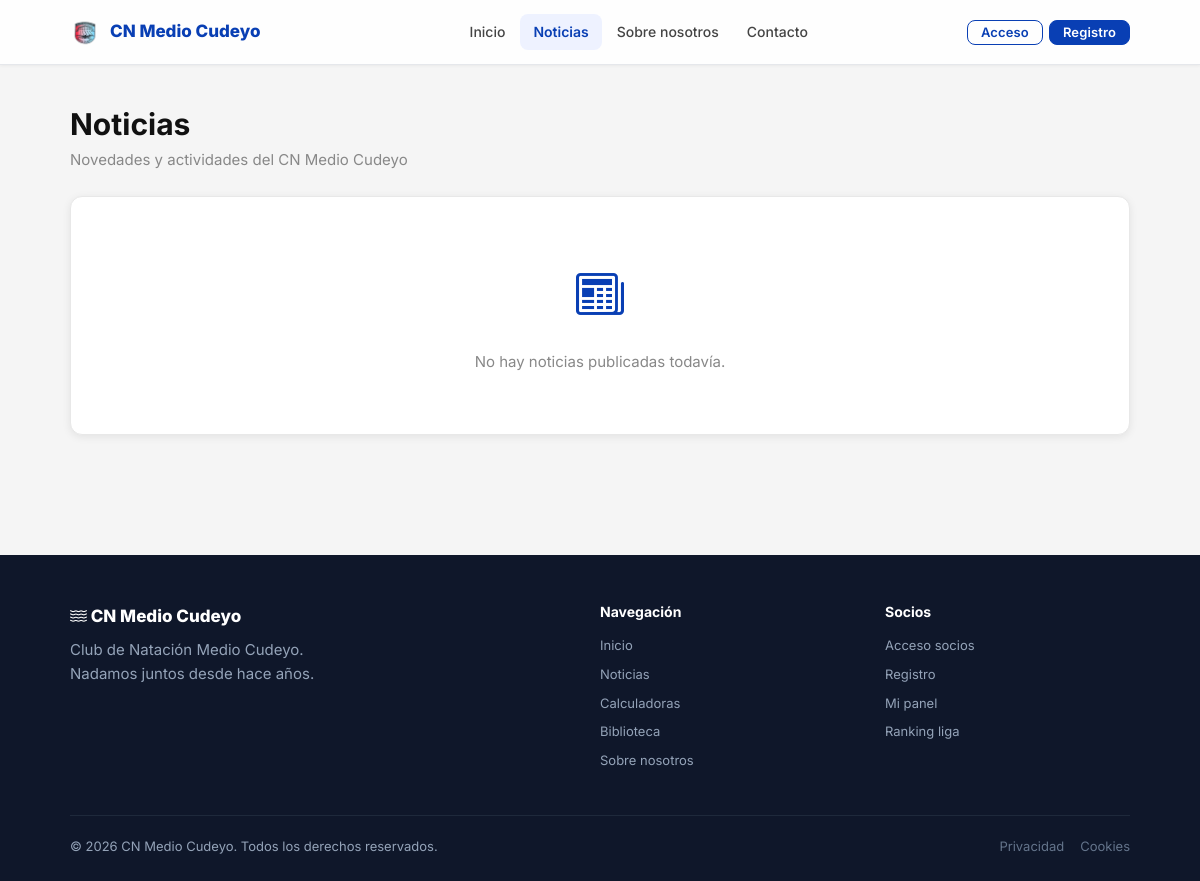
Before: /noticias/index.php with the older database file.
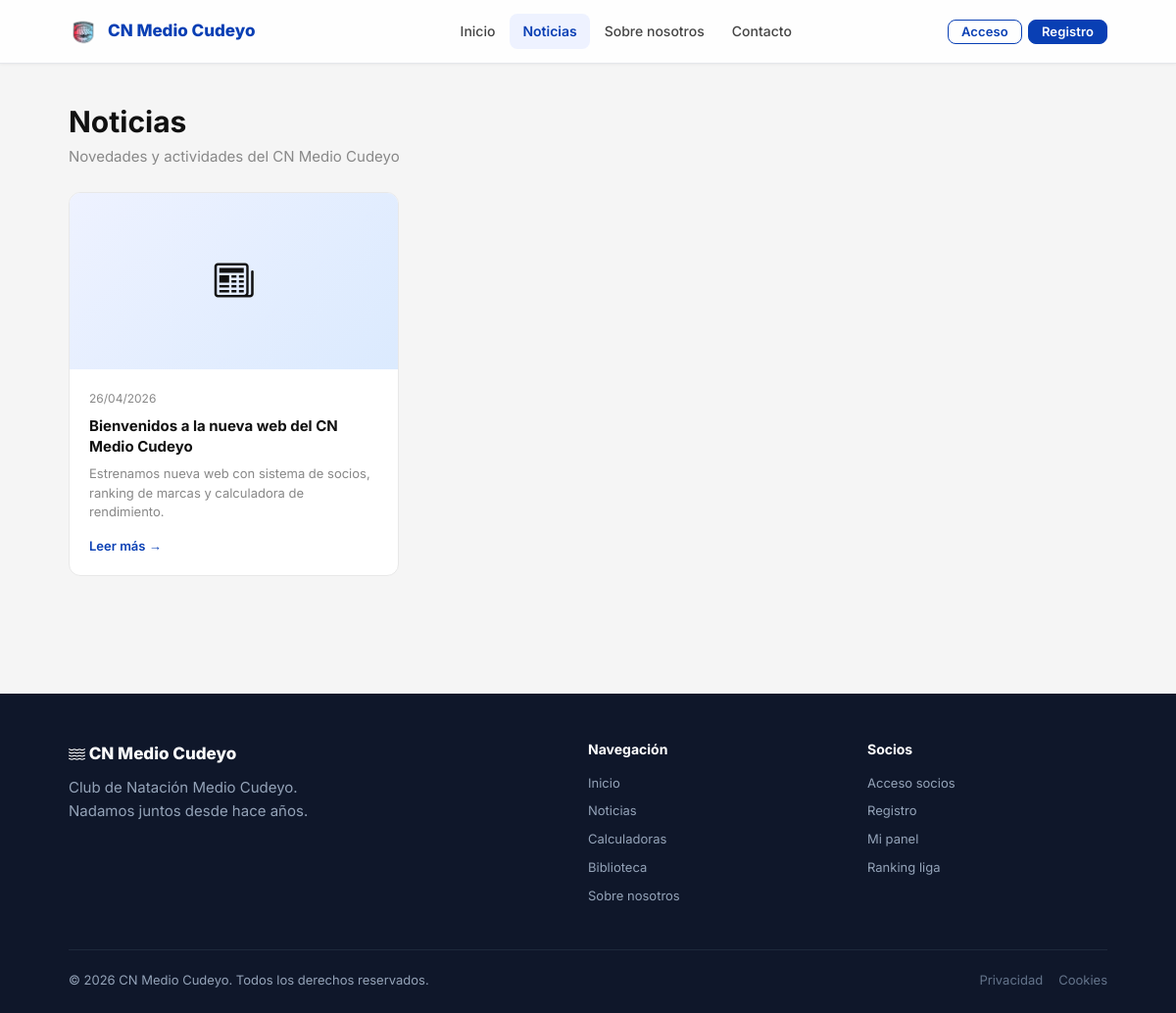
After: the same page with the newer database file.
### tables this page shows
CREATE TABLE IF NOT EXISTS noticias (
    id         INT AUTO_INCREMENT PRIMARY KEY,
    titulo     VARCHAR(255) NOT NULL,
    resumen    VARCHAR(500) DEFAULT NULL,
    contenido  TEXT         DEFAULT NULL,
    imagen_url VARCHAR(500) DEFAULT NULL,
    publicado  TINYINT(1)   NOT NULL DEFAULT 0,
    created_at TIMESTAMP DEFAULT CURRENT_TIMESTAMP,
    updated_at TIMESTAMP DEFAULT CURRENT_TIMESTAMP ON UPDATE CURRENT_TIMESTAMP
);

### includes/auth.php (called while the page is built, shortened)
<?php
function current_user(): ?array
{
    return $_SESSION['user'] ?? null;
}
function e(string $s): string
{
    return htmlspecialchars($s, ENT_QUOTES, 'UTF-8');
}

### public/noticias/index.php (the view, shortened to what this page needs)
<?php
require_once dirname(__DIR__, 2) . '/config/db.php';
require_once dirname(__DIR__, 2) . '/includes/auth.php';
require_once dirname(__DIR__, 2) . '/includes/layout.php';
$perPage = 12;
$page    = max(1, (int)($_GET['p'] ?? 1));
$offset  = ($page - 1) * $perPage;
$stmt    = $pdo->prepare('SELECT * FROM noticias WHERE publicado=1 ORDER BY created_at DESC LIMIT ? OFFSET ?');
$stmt->bindValue(1, $perPage, PDO::PARAM_INT);
$stmt->bindValue(2, $offset, PDO::PARAM_INT);
$stmt->execute();
$noticias = $stmt->fetchAll();
render_header('Noticias', 'noticias', '', 'Últimas noticias y novedades del Club de Natación Medio Cudeyo: competiciones, resultados, eventos y actividades del club.');
?>
<div class="container page-content">
  <div class="mb-6">
    <h1 style="margin-bottom:4px;">Noticias</h1>
    <p class="text-muted">Novedades y actividades del CN Medio Cudeyo</p>
  </div>
  <?php if (!$noticias): ?>
    <div class="card text-center" style="padding:60px;">
      <div style="font-size:48px;margin-bottom:16px;color:var(--blue);"><i class="bi bi-newspaper"></i></div>
      <p class="text-muted">No hay noticias publicadas todavía.</p>
    </div>
  <?php else: ?>
    <div class="news-grid">
      <?php foreach ($noticias as $n): ?>
      <a href="/noticias/detall?id=<?= $n['id'] ?>" class="news-card">
        <?php if ($n['imagen_url']): ?>
          <img src="<?= e($n['imagen_url']) ?>" alt="<?= e($n['titulo']) ?>" class="news-card-img">
        <?php else: ?>
          <div class="news-card-img-placeholder"><i class="bi bi-newspaper"></i></div>
        <?php endif; ?>
        <div class="news-card-body">
          <div class="news-card-date"><?= date('d/m/Y', strtotime($n['created_at'])) ?></div>
          <div class="news-card-title"><?= e($n['titulo']) ?></div>
          <?php if ($n['resumen']): ?>
            <div class="news-card-excerpt"><?= e(mb_strimwidth($n['resumen'], 0, 120, '…')) ?></div>
          <?php endif; ?>
          <span class="news-card-link">Leer más →</span>
        </div>
      </a>
      <?php endforeach; ?>
    </div>
  <?php endif; ?>
</div>
<?php render_footer(); ?>

### includes/layout.php (shortened to what this page needs)
<?php
function render_header(string $title, string $activePage = '', string $extraHead = '', string $description = ''): void
{
    $user = current_user();
    $isAdmin = $user && $user['rol'] === 'admin';
    $notif_count = 0;
    ?>
<!DOCTYPE html>
<html lang="es">
<head>
  <link rel="stylesheet" href="https://cdn.jsdelivr.net/npm/bootstrap-icons@1.11.3/font/bootstrap-icons.min.css">
  <link rel="stylesheet" href="https://cdn.jsdelivr.net/npm/tom-select@2/dist/css/tom-select.min.css">
  <link rel="stylesheet" href="/assets/css/main.css?v=<?= filemtime($_SERVER['DOCUMENT_ROOT'] . '/assets/css/main.css') ?>">
</head>
<body>
<nav class="navbar">
  <div class="container">
    <div class="navbar-inner">
      <a href="/" class="navbar-brand">
        <img class="brand-icon" src="/assets/images/icon.png"/>
        CN Medio Cudeyo
      </a>
      <div class="navbar-links">
        <a href="/" <?= $activePage === 'inicio' ? 'class="active"' : '' ?>>Inicio</a>
        <a href="/noticias/" <?= $activePage === 'noticias' ? 'class="active"' : '' ?>>Noticias</a>
        <?php if ($user && is_nadador_activo()): ?>
          <a href="/calculadoras" <?= $activePage === 'calculadoras' ? 'class="active"' : '' ?>>Calculadoras</a>
          <a href="/biblioteca"   <?= $activePage === 'biblioteca'   ? 'class="active"' : '' ?>>Biblioteca</a>
        <?php elseif (!$user): ?>
          <a href="/sobre-nosotros" <?= $activePage === 'sobre' ? 'class="active"' : '' ?>>Sobre nosotros</a>
        <?php endif; ?>
        <a href="/contacto" <?= $activePage === 'contacto' ? 'class="active"' : '' ?>>Contacto</a>
      </div>
      <div class="navbar-auth">
        <?php if ($user): ?>
          <?php if (!$isAdmin && $notif_count > 0): ?>
            <a href="/socio/comunicaciones" class="navbar-notif" title="<?= $notif_count ?> sin leer">
              <i class="bi bi-bell-fill"></i>
              <span class="navbar-notif-badge"><?= $notif_count ?></span>
            </a>
          <?php endif; ?>
          <div class="navbar-user-dropdown">
            <button class="navbar-user" onclick="document.querySelector('.navbar-user-dropdown').classList.toggle('open')" type="button">
              <?php if (!empty($user['avatar_url'])): ?>
                <img src="<?= e($user['avatar_url']) ?>" alt="" class="navbar-user-avatar" style="width:32px;height:32px;border-radius:50%;object-fit:cover;">
              <?php else: ?>
                <div class="navbar-user-avatar"><?= strtoupper(mb_substr($user['nombre'], 0, 1)) ?></div>
              <?php endif; ?>
              <span><?= e($user['nombre']) ?></span>
              <i class="bi bi-chevron-down" style="font-size:12px;opacity:0.7;"></i>
            </button>
            <div class="navbar-dropdown-menu">
              <a href="/socio/perfil"><i class="bi bi-person"></i> Mi perfil</a>
              <?php if (!$isAdmin): ?>
                <a href="/socio/comunicaciones"><i class="bi bi-bell"></i> Comunicaciones<?= $notif_count > 0 ? ' <span class="badge badge-blue" style="font-size:11px;padding:2px 6px;margin-left:4px;">' . $notif_count . '</span>' : '' ?></a>
              <?php endif; ?>
              <a href="/logout"><i class="bi bi-box-arrow-right"></i> Cerrar sesión</a>
            </div>
          </div>
        <?php else: ?>
          <a href="/login"    class="btn btn-secondary btn-sm">Acceso</a>
          <a href="/register" class="btn btn-primary btn-sm">Registro</a>
        <?php endif; ?>
      </div>
    </div>
  </div>
</nav>
<main class="site-main">
<?php
}
function render_footer(): void
{
    $user = current_user();
    ?>
</main>
<footer class="footer">
  <div class="container">
    <div class="footer-inner">
      <div>
        <div class="footer-brand-name"><i class="bi bi-water"></i> CN Medio Cudeyo</div>
        <p>Club de Natación Medio Cudeyo.<br>Nadamos juntos desde hace años.</p>
      </div>
      <div class="footer-col">
        <h4>Navegación</h4>
        <a href="/">Inicio</a>
        <a href="/noticias/">Noticias</a>
        <a href="/calculadoras">Calculadoras</a>
        <a href="/biblioteca">Biblioteca</a>
        <a href="/sobre-nosotros">Sobre nosotros</a>
      </div>
      <div class="footer-col">
        <h4>Socios</h4>
        <?php if (!$user): ?>
          <a href="/login">Acceso socios</a>
          <a href="/register">Registro</a>
        <?php endif; ?>
        <a href="/socio/panel">Mi panel</a>
        <a href="/socio/ranking">Ranking liga</a>
      </div>
    </div>
    <div class="footer-bottom">
      <span>&copy; <?= date('Y') ?> CN Medio Cudeyo. Todos los derechos reservados.</span>
      <div class="footer-links">
        <a href="/privacidad">Privacidad</a>
        <a href="/cookies">Cookies</a>
      </div>
    </div>
  </div>
</footer>
</body>
</html>
<?php
}
    ?>

### public/assets/css/main.css (style rules this page uses)
:root { --blue: #093FB4; --blue-dark: #072f88; --red: #BF4646; --green: #16a34a; --orange: #ea580c; --text: #111; --gray: #888; --gray-light: #ddd; --bg: #f5f5f5; --white: #fff; --shadow: 0 2px 8px rgba(0,0,0,0.08); --shadow-lg: 0 4px 20px rgba(0,0,0,0.12); --radius: 8px; --radius-lg: 12px; }
*, *::before, *::after { box-sizing: border-box; margin: 0; padding: 0; }
body { font-family: 'Inter', Arial, sans-serif; font-size: 15px; color: var(--text); background: var(--bg); line-height: 1.6; -webkit-font-smoothing: antialiased; min-height: 100vh; display: flex; flex-direction: column; }
.site-main { flex: 1; }
a { color: var(--blue); text-decoration: none; }
img { max-width: 100%; display: block; }
h1, h2, h3, h4 { line-height: 1.3; }
.container { max-width: 1100px; margin: 0 auto; padding: 0 20px; }
.page-content { padding-top: 40px; padding-bottom: 60px; }
.navbar { background: rgba(255,255,255,0.85); backdrop-filter: blur(8px); border-bottom: 1px solid #e5e7eb; position: sticky; top: 0; z-index: 100; box-shadow: 0 1px 3px rgba(0,0,0,0.05); }
.navbar-inner { display: flex; align-items: center; justify-content: space-between; height: 64px; }
.navbar-brand { display: flex; align-items: center; gap: 10px; font-size: 17px; font-weight: 800; color: var(--blue); text-decoration: none; white-space: nowrap; margin-right: 50px !important; }
.navbar-brand .brand-icon { font-size: 22px; width: 30px !important;height: 30px !important; }
.navbar-links { display: flex; align-items: center; gap: 2px; }
.navbar-links a { padding: 7px 13px; border-radius: var(--radius); color: #444; font-size: 14px; font-weight: 500; transition: background 0.15s, color 0.15s; white-space: nowrap; }
.navbar-links a.active { color: var(--blue); background: #eef2ff; font-weight: 600; }
.navbar-auth { display: flex; align-items: center; gap: 6px; }
.btn { display: inline-flex; align-items: center; justify-content: center; gap: 7px; padding: 9px 20px; border-radius: var(--radius); font-size: 14px; font-weight: 600; border: 1.5px solid transparent; cursor: pointer; transition: background 0.18s, color 0.18s, border-color 0.18s, box-shadow 0.18s, transform 0.12s; line-height: 1; text-decoration: none; letter-spacing: 0.01em; }
.btn-primary { background: var(--blue); color: white; border-color: var(--blue); }
.btn-secondary { background: transparent; color: var(--blue); border-color: var(--blue); }
.btn-sm { padding: 5px 13px; font-size: 13px; }
.news-grid { display: grid; grid-template-columns: repeat(3, 1fr); gap: 24px; }
.news-card { background: white; border-radius: var(--radius-lg); border: 1px solid #e8e8e8; overflow: hidden; transition: box-shadow 0.2s, transform 0.2s; display: flex; flex-direction: column; text-decoration: none; color: inherit; cursor: pointer; }
.news-card-img-placeholder { width: 100%; height: 180px; background: linear-gradient(135deg, #eef2ff, #dbeafe); display: flex; align-items: center; justify-content: center; font-size: 40px; }
.news-card-body { padding: 20px; flex: 1; display: flex; flex-direction: column; }
.news-card-date { font-size: 12px; color: var(--gray); margin-bottom: 8px; }
.news-card-title { font-size: 15px; font-weight: 700; margin-bottom: 8px; line-height: 1.4; }
.news-card-excerpt { font-size: 13px; color: var(--gray); line-height: 1.5; flex: 1; }
.news-card-link { margin-top: 14px; font-size: 13px; font-weight: 600; color: var(--blue); }
.footer { background: #0f172a; color: #94a3b8; padding: 48px 0 24px; margin-top: 60px; }
.footer-inner { display: grid; grid-template-columns: 2fr 1fr 1fr; gap: 40px; margin-bottom: 36px; }
.footer-brand-name { color: white; font-size: 17px; font-weight: 800; margin-bottom: 8px; }
.footer-col h4 { color: white; font-size: 14px; font-weight: 700; margin-bottom: 14px; }
.footer-col a { display: block; font-size: 13px; color: #94a3b8; margin-bottom: 8px; }
.footer-bottom { border-top: 1px solid #1e293b; padding-top: 20px; display: flex; justify-content: space-between; align-items: center; font-size: 13px; }
.footer-links { display: flex; gap: 16px; }
.footer-links a { color: #64748b; font-size: 13px; }
.mb-6 { margin-bottom: 24px; }
.text-muted { color: var(--gray); }
.card { background: white; border-radius: var(--radius-lg); border: 1px solid #e8e8e8; padding: 24px; box-shadow: var(--shadow); }
.text-center { text-align: center; }

Changed rows visible on the page:
now on this page (row edited): noticias: created_at "26/04/2026", titulo "Bienvenidos a la nueva web del CN Medio Cudeyo", resumen "Estrenamos nueva web con sistema de socios, ranking de marcas y calculadora de rendimiento."
Other visible differences:
text no longer shown: "No hay noticias publicadas todavía."
